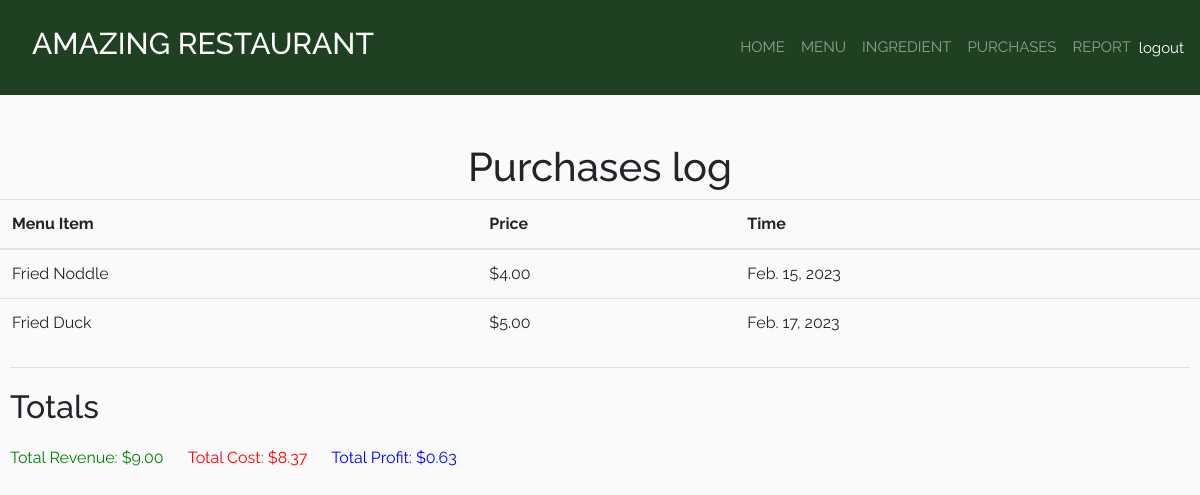
Page /report (signed in) on the committed database.
### restaurantapp/models.py (models this page shows, shortened)
class Purchase(models.Model):
    menu_item = models.ForeignKey(MenuItem, on_delete=models.CASCADE)
    timestamp = models.DateField(auto_now_add=True)

class MenuItem(models.Model):
    title = models.CharField(max_length=100, unique=True)
    price = models.FloatField(default=0.00)

### restaurantapp/views.py (the view)
# urls.py: path('report', ReportView.as_view(), name='report'),
class ReportView(LoginRequiredMixin, TemplateView):
    template_name = "restaurantapp/report.html"
    def get_context_data(self, **kwargs):
        context = super().get_context_data(**kwargs)
        context["purchases"] = Purchase.objects.all()
        revenue = Purchase.objects.aggregate(
            revenue=Sum("menu_item__price"))["revenue"]
        total_cost = 0
        for purchase in Purchase.objects.all():
            for recipe_requirement in purchase.menu_item.reciperequirement_set.all():
                total_cost += recipe_requirement.ingredient.unit_price * recipe_requirement.qty
        context["revenue"] = revenue
        context["total_cost"] = total_cost
        context["profit"] = revenue - total_cost
        return context

### restaurantapp/templates/restaurantapp/report.html
{% extends 'restaurantapp/base.html'%}
{% load static %}
{% block content%}
<br></br>
<div>
    <h1 class= "text-center">Purchases log</h1>
    <table class="table">
        <thead>
            <tr>
                <th scope="col">Menu Item</th>
                <th scope="col">Price</th>
                <th scope="col">Time</th>
            </tr>
        </thead>
        <tbody>
        {% for prcse in purchases %}
            <tr>
                <td>{{ prcse.menu_item.title }}</td>
                <td class="price">${{ prcse.menu_item.price|stringformat:".2f" }}</td>
                <td>{{ prcse.timestamp }}</td>
            </tr>
        {% endfor %}
        </tbody>
    </table>
    <hr/>
    <h2 class= "text-left">Totals</h2>
    <p1 style="color: green;">Total Revenue: ${{ revenue|stringformat:".2f" }}</p1>
    <p1 style="color: red;">Total Cost: ${{ total_cost|stringformat:".2f" }}</p1>
    <p1 style="color: blue;">Total Profit: ${{ profit|stringformat:".2f" }}</p1>
{% endblock %}

### restaurantapp/static/restaurantapp/css/main.css (style rules this page uses)
html,body { position: relative; overflow-x: auto; width: 100% !important; height: 100vh; display: table; position: relative; background-position: center; background-attachment: scroll; -o-background-size: cover; -moz-background-size: cover; -webkit-background-size: cover; background-size: cover; background-repeat: no-repeat; }
body { background-color: hsl(0, 0%, 98%); font-family: 'raleway'; }
hr { margin: 20px 10px; }
h2 { margin: 20px 10px; }
p1 { margin: 20px 10px; }

### rows in the picture
Purchase: menu_item "Fried Noddle", menu_item.price "4.00", timestamp "Feb. 15, 2023"
Purchase: menu_item "Fried Duck", menu_item.price "5.00", timestamp "Feb. 17, 2023"

### other values in the picture
{{ revenue|stringformat:".2f" }} "9.00"
{{ total_cost|stringformat:".2f" }} "8.37"
{{ profit|stringformat:".2f" }} "0.63"
